Frame 1 (no input): blank canvas, image omitted
Frame 60 (no input): blank canvas, image omitted
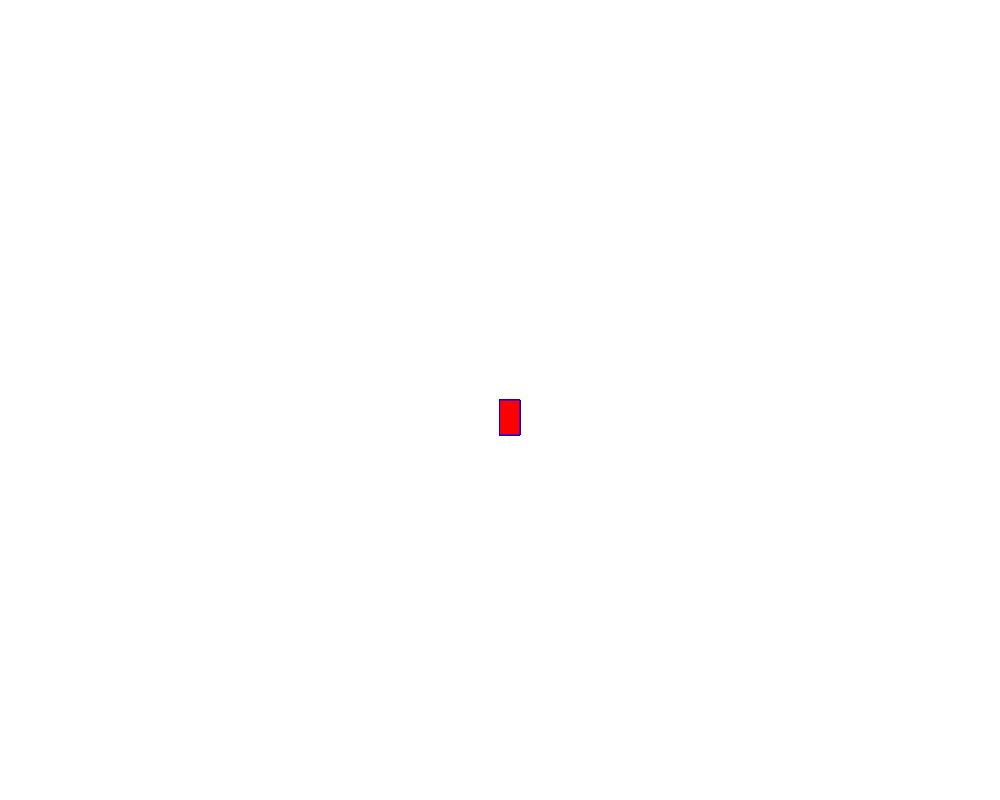
Frame 120 (the mouse pressed at the canvas centre since frame 60)

The p5.js sketch whose frames 1 and 60 were blank and that drew this single picture after the mouse press (run headless with seeded random() and noise() and a simulated clock; from frame 60 on, the mouse is pressed at the canvas centre):

// p5.js sketch
// ── sketch.js
function setup() {
  createCanvas(1000, 800);
   background("white");
}


function draw() {
  
  stroke ("blue");
  fill ("red");
 
  
  // console.log(mouseIsPressed);
  
  if (mouseIsPressed){
    rect(mouseX, mouseY, 20, 35);
  }
}
